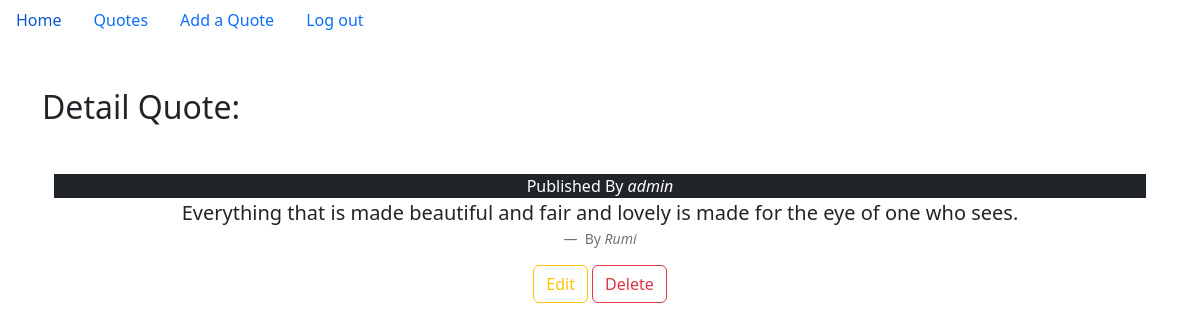
Page /quote/quote_detail/1/ (signed in) on the committed database.
### myApp/models.py (models this page shows, shortened)
class Quote(models.Model):
    body = models.CharField(max_length=500)
    publisher = models.ForeignKey(User, on_delete=models.CASCADE)
    author = models.CharField(max_length=260)
    like_numbers = models.PositiveSmallIntegerField(default=0)

### myApp/views.py (the view)
# urls.py: path('quote/quote_detail/<int:pk>/', views.QuoteDetailView.as_view(), name='quote_detail'),
class QuoteDetailView(LoginRequiredMixin, generic.DetailView):
    model = Quote
    template_name = 'myApp/quote_detail.html'

### templates/myApp/quote_detail.html
{% extends 'base.html' %}
{% block content %}
  <div class="container mt-5">
    <h2>Detail Quote:</h2>
      <div class="container mt-5">
        <figcaption class="blockquote-header text-center text-white bg-dark">
          Published By <cite title="Source Title">{{ quote.publisher }}</cite>
        </figcaption>
        <figure class="text-center">
            <blockquote class="blockquote">
              <p>{{ quote.body }}</p>
            </blockquote>
            <figcaption class="blockquote-footer">
              By <cite title="Source Title">{{ quote.author }}</cite>
            </figcaption>
            <a href="{% url 'quote_edit' quote.id %}" class="btn btn-outline-warning">Edit</a>
              <a href="{% url 'quote_delete' quote.id %}" class="btn btn-outline-danger">Delete</a>
          </figure>
      </div>
  </div>
{% endblock content %}

### static/css/base.css (style rules this page uses)
body { background-color: cornsilk; }

### rows in the picture
Quote: publisher "admin", body "Everything that is made beautiful and fair and lovely is made for the eye of one who sees.", author "Rumi"
